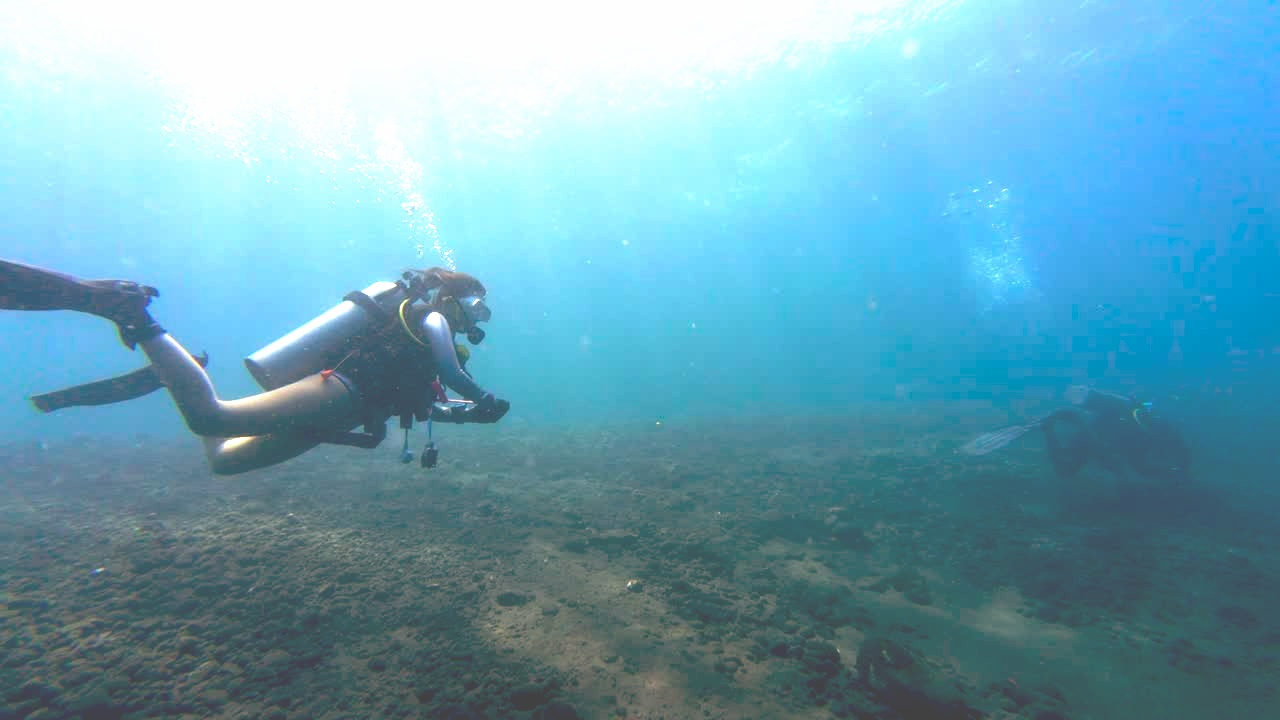
#> input picture references/look_v1/ref_frame_000001.jpg, 1280 x 720 px
$ python generate_references.py --input ../references/look_v1 --output out
#> lines starting #> are read from the running program, lines starting #| are printed output that depends on the picture
### scripts/pipeline_utils.py
"""Shared utilities for the dorea pipeline scripts.

Extracted from scripts 00-05 to eliminate duplication. All pipeline scripts
import their common functions from here.
"""

import logging
import os
import re
import sys
from pathlib import Path

import yaml

logger = logging.getLogger(__name__)


# ---------------------------------------------------------------------------
# D-Log M transfer function (DJI Action 4)
# ---------------------------------------------------------------------------

def dlog_m_to_linear(x):
    """Convert D-Log M encoded values to scene-linear light.

    D-Log M is DJI's log gamma curve used in Action 4 and other cameras.
    It has a linear segment in deep shadows and a logarithmic curve above.

    The transfer function is an approximation based on published D-Log M
    characteristics:
        - Middle grey (18%) maps to ~0.39 in D-Log M
        - Very flat contrast curve designed to maximise dynamic range

    Camera model: DJI Action 4 (D-Log M). If using a different DJI camera,
    verify these constants match its published curve.
    """
    import numpy as np
    x = np.asarray(x, dtype=np.float64)

    # D-Log M curve parameters (DJI published curve)
    a = 0.9892
    b = 0.0108
    c = 0.256663
    d = 0.584555

    # Cut point in encoded space — below this, the encoding is linear
    cut_encoded = 0.14

    # Log segment decode: linear = (10^((encoded - d) / c) - b) / a
    cut_linear = (10.0 ** ((cut_encoded - d) / c) - b) / a

    # Slope of the encoding function at the cut point
    slope = c * a / ((a * cut_linear + b) * np.log(10.0))

    # Linear segment encoding: encoded = slope * linear + intercept
    intercept = cut_encoded - slope * cut_linear

    linear = np.where(
        x <= cut_encoded,
        (x - intercept) / slope,
        (np.power(10.0, (x - d) / c) - b) / a,
    )

    return np.clip(linear, 0.0, None)


# [25 lines left out: function linear_to_dlog_m, not called in this run]

# Video file extensions to scan (case-insensitive matching via explicit variants)
VIDEO_EXTENSIONS = {".mp4", ".MP4", ".mov", ".MOV", ".avi", ".AVI"}

# Supported reference image extensions (case-insensitive matching)
IMAGE_EXTENSIONS = {".jpg", ".jpeg", ".png", ".tif", ".tiff"}

# Date format pattern for --date arguments
DATE_PATTERN = re.compile(r"^\d{4}-\d{2}-\d{2}$")


def find_workspace_root() -> Path:
    """Resolve the workspace root directory.

    Uses $CORVIA_WORKSPACE if set, otherwise walks up from the script location
    to find the directory containing repos/dorea.
    """
    env_root = os.environ.get("CORVIA_WORKSPACE")
    if env_root:
        return Path(env_root)

    # Walk up from script location: scripts/ -> dorea/ -> repos/ -> workspace root
    candidate = Path(__file__).resolve().parent.parent.parent.parent
    if (candidate / "repos" / "dorea").is_dir():
        return candidate

    # Fallback: hardcoded devcontainer path
    return Path("/workspaces/dorea-workspace")


# [9 lines left out: function load_config, not called in this run]


def configure_logging(verbose: bool = False) -> None:
    """Configure logging with standard format used across all pipeline scripts."""
    logging.basicConfig(
        level=logging.DEBUG if verbose else logging.INFO,
        format="%(asctime)s [%(levelname)s] %(message)s",
        datefmt="%H:%M:%S",
    )


# [143 lines left out: functions validate_date, discover_clips, discover_images, deduplicate_clips, resolve_working_paths, check_legacy_working_dir and 1 more, not called in this run]

### scripts/generate_references.py
"""Generate reference images from D-Log M keyframes for LUT creation.

Applies principled underwater color correction to raw D-Log M footage to create
"target look" reference images. These references are then fed into
00_generate_lut.py to derive a 33x33x33 3D LUT.

The correction is based on underwater light physics:
    - Red channel recovery (water absorbs red wavelengths first)
    - Contrast expansion (D-Log M is intentionally flat for DR)
    - Saturation boost (restore vibrancy lost in log encoding)
    - White balance shift (reduce blue/cyan cast from scattering)

Usage:
    python generate_references.py --input /path/to/keyframes --output /path/to/references

    # Using all keyframes from a dive date:
    python generate_references.py \
        --input ../../working/keyframes/2025-11-01 \
        --output references/look_v1

Dependencies:
    - numpy, Pillow, colour-science
    - No GPU required (CPU only)
"""

import argparse
import logging
import sys
from pathlib import Path

import numpy as np
from PIL import Image
from colour.models import eotf_inverse_sRGB

from pipeline_utils import (
    IMAGE_EXTENSIONS,
    configure_logging,
    dlog_m_to_linear,
    find_workspace_root,
)

logger = logging.getLogger(__name__)


# ---------------------------------------------------------------------------
# Underwater colour correction
# ---------------------------------------------------------------------------

# Default correction parameters based on underwater photography color science.
# These represent a "natural underwater" look for 3-5m depth tropical water.
DEFAULT_PARAMS = {
    "red_gain": 2.0,        # Compensate for water absorption of red (aggressive for 3-5m depth)
    "green_gain": 1.0,      # Neutral green
    "blue_gain": 0.75,      # Reduce cyan/blue cast from scattering
    "gamma": 0.55,          # Expand D-Log M flat contrast (< 1 = more contrast)
    "saturation": 1.3,      # Restore vibrancy lost in log encoding
    "shadow_lift": 0.005,   # Prevent shadow crushing
}


def correct_image(
    dlog_m_data: np.ndarray,
    red_gain: float = DEFAULT_PARAMS["red_gain"],
    green_gain: float = DEFAULT_PARAMS["green_gain"],
    blue_gain: float = DEFAULT_PARAMS["blue_gain"],
    gamma: float = DEFAULT_PARAMS["gamma"],
    saturation: float = DEFAULT_PARAMS["saturation"],
    shadow_lift: float = DEFAULT_PARAMS["shadow_lift"],
) -> np.ndarray:
    """Apply underwater colour correction to a D-Log M image.

    Processing chain:
        1. D-Log M decode → linear light
        2. White balance (per-channel gain)
        3. Shadow lift (prevent crushing)
        4. Gamma correction (contrast expansion)
        5. Saturation boost
        6. Linear → sRGB encode
        7. Clip to [0, 1]

    Args:
        dlog_m_data: Image array (H, W, 3), values in [0, 1] representing
                     D-Log M encoded pixel values.
        red_gain: Red channel multiplier (>1 recovers red absorbed by water).
        green_gain: Green channel multiplier.
        blue_gain: Blue channel multiplier (<1 reduces cyan cast).
        gamma: Power curve exponent (<1 expands contrast, >1 compresses).
        saturation: Saturation multiplier (>1 increases vibrancy).
        shadow_lift: Additive offset for shadows (prevents crushing).

    Returns:
        Corrected image in sRGB encoding, shape (H, W, 3), range [0, 1].
    """
    # Step 1: Decode D-Log M to scene-linear light
    linear = dlog_m_to_linear(dlog_m_data)

    # Step 2: White balance — per-channel gain
    gains = np.array([red_gain, green_gain, blue_gain])
    corrected = linear * gains

    # Step 3: Shadow lift
    corrected = corrected + shadow_lift

    # Step 4: Gamma correction (contrast expansion)
    corrected = np.clip(corrected, 0.0, None)
    corrected = np.power(corrected + 1e-10, gamma) - np.power(1e-10, gamma)

    # Step 5: Highlight rolloff (soft shoulder)
    # Match the rolloff in 00_generate_lut.py to keep reference and LUT
    # highlight handling consistent.
    shoulder = 0.85
    mask = corrected > shoulder
    if np.any(mask):
        excess = corrected[mask] - shoulder
        headroom = 1.0 - shoulder
        corrected[mask] = shoulder + headroom * (1.0 - np.exp(-excess / headroom))

    # Step 6: Saturation adjustment
    lum = (0.2126 * corrected[..., 0:1]
           + 0.7152 * corrected[..., 1:2]
           + 0.0722 * corrected[..., 2:3])
    corrected = lum + (corrected - lum) * saturation

    # Step 7: Encode linear → sRGB
    corrected = np.clip(corrected, 0.0, 1.0)
    srgb = eotf_inverse_sRGB(corrected)

    # Step 8: Final clip
    return np.clip(srgb, 0.0, 1.0)


def discover_keyframes(input_dir: Path) -> list[Path]:
    """Find all JPEG/PNG keyframe images, recursing into subdirectories."""
    images = []
    for ext in IMAGE_EXTENSIONS:
        images.extend(input_dir.rglob(f"*{ext}"))
        # Also check uppercase
        images.extend(input_dir.rglob(f"*{ext.upper()}"))
#> pass 2 of the loop in discover_keyframes, `for ext in IMAGE_EXTENSIONS:`:
    # Deduplicate (rglob may find same file via case variants on case-insensitive fs)
    seen = set()
    unique = []
    for p in sorted(images):
        key = str(p).lower()
        if key not in seen:
            seen.add(key)
            unique.append(p)
    return unique


def process_image(input_path: Path, output_path: Path, params: dict) -> bool:
    """Load a D-Log M keyframe, apply correction, save as sRGB JPEG.

    Returns True on success, False if the image could not be loaded.
    """
    try:
        img = Image.open(input_path).convert("RGB")
    except Exception as e:
        logger.warning("Skipping unreadable image %s: %s", input_path.name, e)
        return False

    # Normalise to 0-1 (these are D-Log M encoded, NOT sRGB)
    data = np.asarray(img, dtype=np.float64) / 255.0

    corrected = correct_image(data, **params)

    # Convert to uint8 and save
    out_uint8 = np.clip(corrected * 255.0, 0, 255).astype(np.uint8)
    out_img = Image.fromarray(out_uint8, "RGB")
    out_img.save(output_path, "JPEG", quality=95)
    return True


def main():
    parser = argparse.ArgumentParser(
        description="Generate reference images from D-Log M keyframes"
    )
    parser.add_argument(
        "--input",
        required=True,
        help="Directory containing D-Log M keyframes (searched recursively)",
    )
    parser.add_argument(
        "--output",
        required=True,
        help="Output directory for corrected reference images",
    )
    parser.add_argument(
        "--red-gain", type=float, default=DEFAULT_PARAMS["red_gain"],
        help=f"Red channel gain (default: {DEFAULT_PARAMS['red_gain']})",
    )
    parser.add_argument(
        "--green-gain", type=float, default=DEFAULT_PARAMS["green_gain"],
        help=f"Green channel gain (default: {DEFAULT_PARAMS['green_gain']})",
    )
    parser.add_argument(
        "--blue-gain", type=float, default=DEFAULT_PARAMS["blue_gain"],
        help=f"Blue channel gain (default: {DEFAULT_PARAMS['blue_gain']})",
    )
    parser.add_argument(
        "--gamma", type=float, default=DEFAULT_PARAMS["gamma"],
        help=f"Gamma correction (default: {DEFAULT_PARAMS['gamma']})",
    )
    parser.add_argument(
        "--saturation", type=float, default=DEFAULT_PARAMS["saturation"],
        help=f"Saturation multiplier (default: {DEFAULT_PARAMS['saturation']})",
    )
    parser.add_argument(
        "--shadow-lift", type=float, default=DEFAULT_PARAMS["shadow_lift"],
        help=f"Shadow lift offset (default: {DEFAULT_PARAMS['shadow_lift']})",
    )
    parser.add_argument(
        "--verbose", "-v", action="store_true",
        help="Enable debug logging",
    )
    args = parser.parse_args()

    configure_logging(verbose=args.verbose)

    workspace_root = find_workspace_root()
    repo_root = workspace_root / "repos" / "dorea"

    # Resolve paths relative to repo root if not absolute
    input_dir = Path(args.input)
    if not input_dir.is_absolute():
        input_dir = repo_root / input_dir
    input_dir = input_dir.resolve()

    output_dir = Path(args.output)
    if not output_dir.is_absolute():
        output_dir = repo_root / output_dir
    output_dir = output_dir.resolve()

    if not input_dir.is_dir():
        logger.error("Input directory does not exist: %s", input_dir)
        sys.exit(1)

    # Discover keyframes
    keyframes = discover_keyframes(input_dir)
    if not keyframes:
        logger.error("No image files found in %s", input_dir)
        sys.exit(1)

    logger.info("Found %d keyframe(s) in %s", len(keyframes), input_dir)

    # Prepare output directory
    output_dir.mkdir(parents=True, exist_ok=True)

    # Collect correction parameters
    params = {
        "red_gain": args.red_gain,
        "green_gain": args.green_gain,
        "blue_gain": args.blue_gain,
        "gamma": args.gamma,
        "saturation": args.saturation,
        "shadow_lift": args.shadow_lift,
    }

    logger.info("Correction parameters:")
    for k, v in params.items():
        logger.info("  %s: %.3f", k, v)

    # Process each keyframe
    processed = 0
    for kf in keyframes:
        out_name = f"ref_{kf.stem}.jpg"
        out_path = output_dir / out_name
        logger.info("Processing: %s → %s", kf.name, out_name)
        process_image(kf, out_path, params)
#> in process_image, img is the input picture: PIL image 1280x720 RGB; mean R, G, B 108.1, 163.7, 182.1
#> in dlog_m_to_linear, `linear = np.where( x <= cut_encoded, (x - intercept) / slope, (np.powe..`:
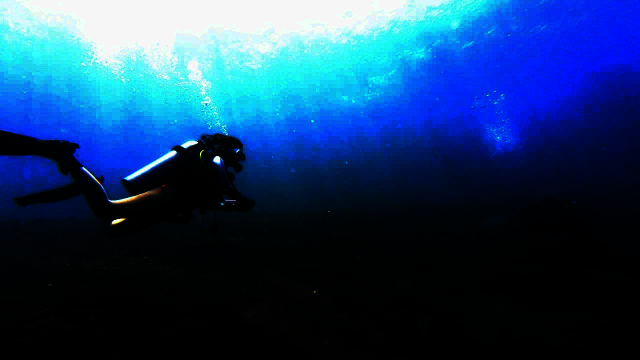
#> linear: shape (720, 1280, 3) float64 (shown at 1/2 size); mean R, G, B 4.3, 10.2, 17.3; drawn with min black and max white
#> in correct_image, `mask = corrected > shoulder`:
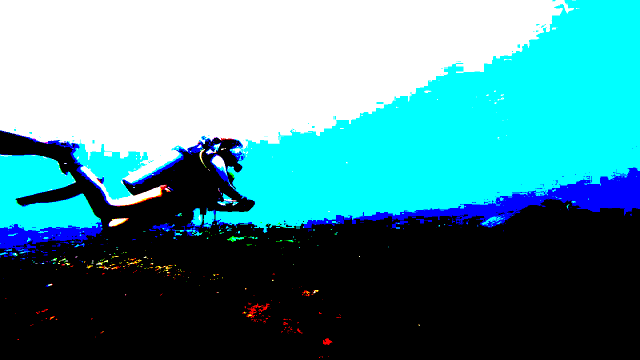
#> mask: shape (720, 1280, 3) bool (shown at 1/2 size); mean R, G, B 0.293, 0.55, 0.583
#> in correct_image, `lum = (0.2126 * corrected[..., 0:1] + 0.7152 * corrected[..., 1:2] + 0..`:
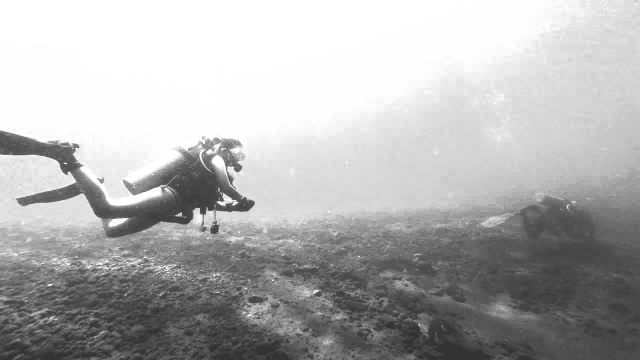
#> lum: shape (720, 1280, 1) float64 (shown at 1/2 size); min 0.186, max 1, mean 0.698
#> in correct_image, `corrected = np.clip(corrected, 0.0, 1.0)`:
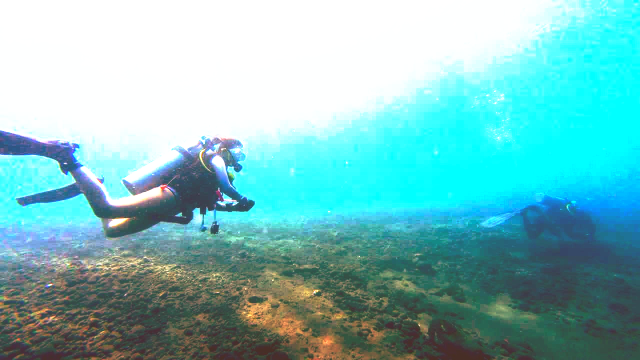
#> corrected: shape (720, 1280, 3) float64 (shown at 1/2 size); mean R, G, B 0.489, 0.748, 0.752
#> (the call stopped at in correct_image, `srgb = eotf_inverse_sRGB(corrected)`: colour is not available in this run)
        processed += 1
#> pass 2 of the loop in main, `for kf in keyframes:`:
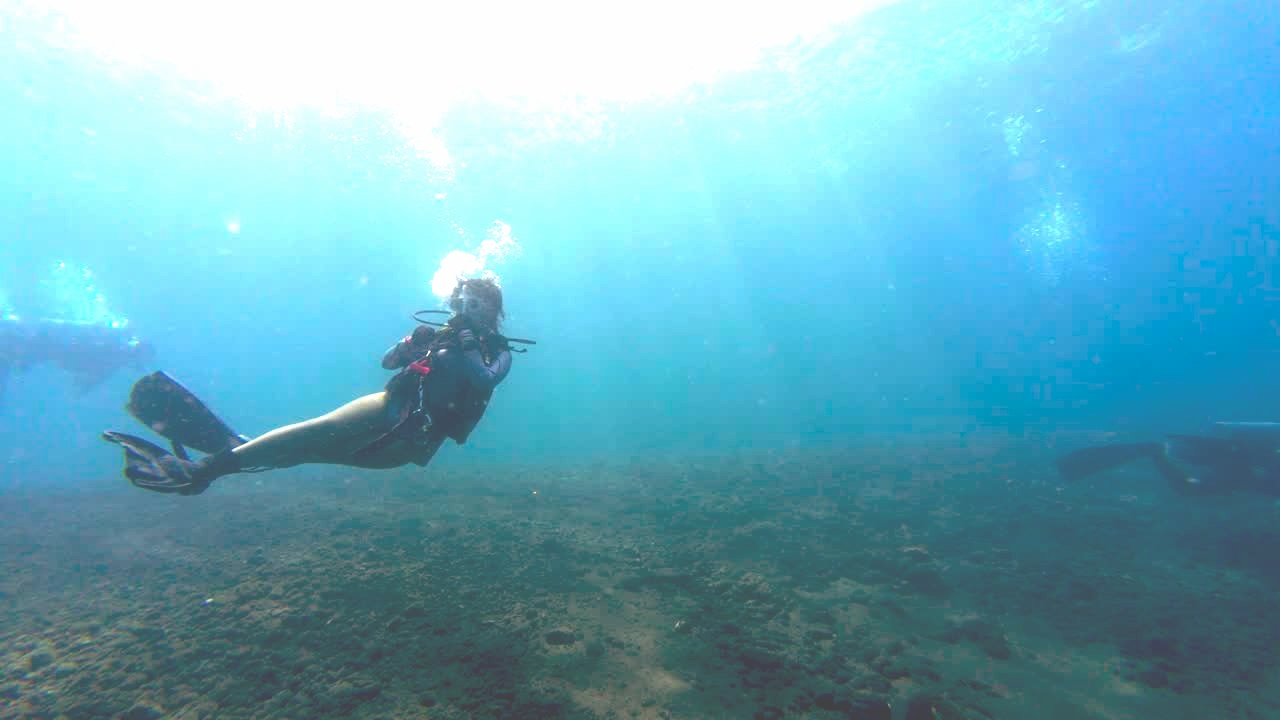
#> input picture references/look_v1/ref_frame_000002.jpg, 1280 x 720 px
#> in process_image, img is the input picture: PIL image 1280x720 RGB; mean R, G, B 107, 172.4, 190.2
#> in correct_image (call 2), `lum = (0.2126 * corrected[..., 0:1] + 0.7152 * corrected[..., 1:2] + 0..`:
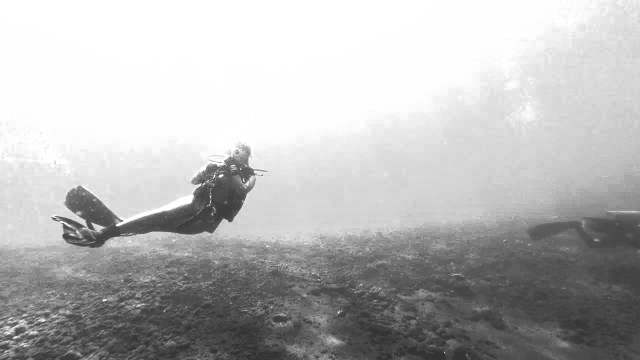
#> lum: shape (720, 1280, 1) float64 (shown at 1/2 size); min 0.189, max 1, mean 0.723
#> in correct_image (call 2), `corrected = np.clip(corrected, 0.0, 1.0)`:
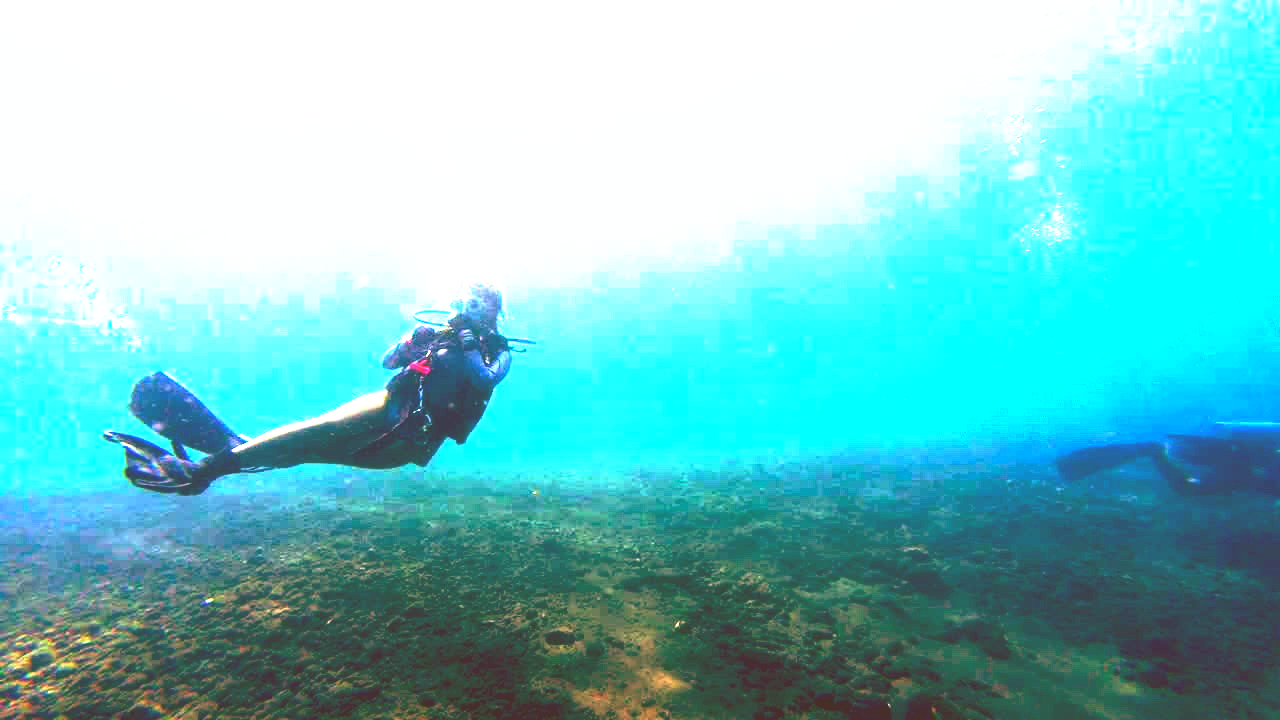
#> corrected: shape (720, 1280, 3) float64; mean R, G, B 0.472, 0.781, 0.791

    logger.info("--- Reference generation complete ---")
    logger.info("  Input frames: %d", len(keyframes))
    logger.info("  Output references: %d", processed)
    logger.info("  Output directory: %s", output_dir)
    logger.info("")
    logger.info("Next step: run LUT generation:")
    logger.info(
        "  python 00_generate_lut.py --references %s --output luts/underwater_base.cube",
        output_dir.relative_to(repo_root) if str(output_dir).startswith(str(repo_root)) else output_dir,
    )


if __name__ == "__main__":
    main()
